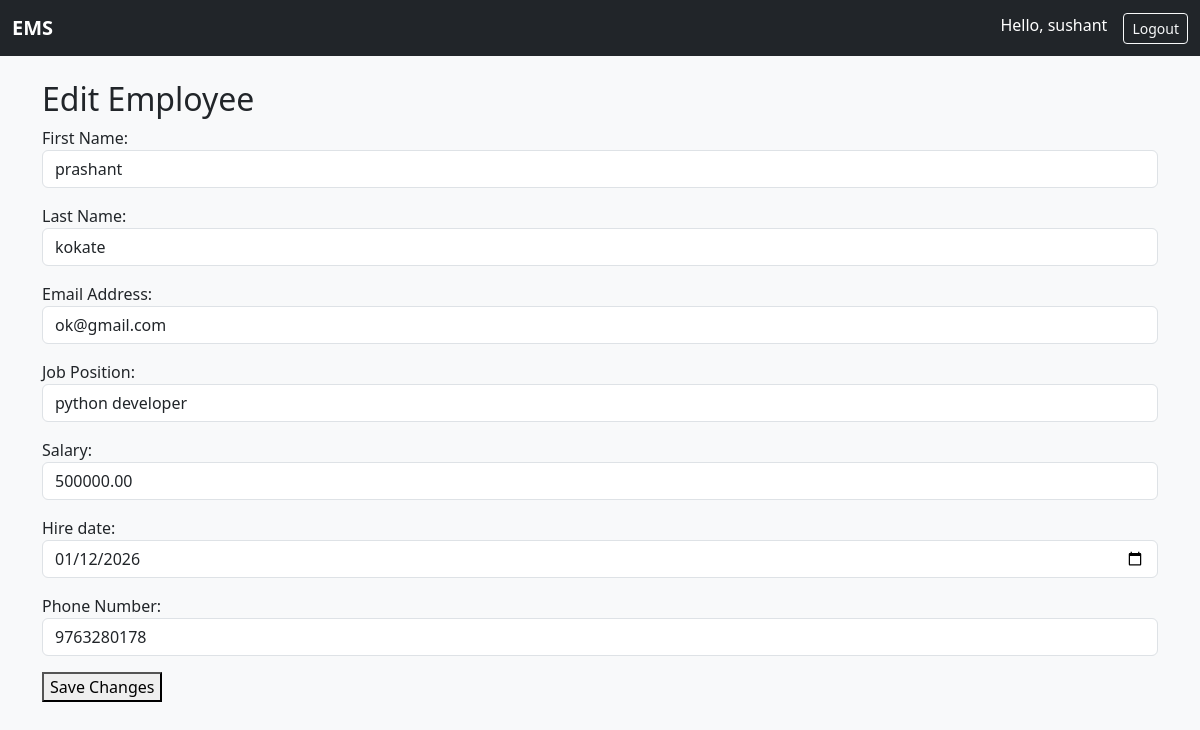
Screenshot of /editemployee/5/ (signed in) with the database file from the repository.
### employees/models.py (models this page shows, shortened)
class Employee(models.Model):
    first_name = models.CharField(max_length=100)
    last_name = models.CharField(max_length=100)
    email = models.EmailField(unique=True)
    position = models.CharField(max_length=100)
    salary = models.DecimalField(max_digits=10, decimal_places=2)
    hire_date = models.DateField()
    phone_number = models.CharField(max_length=20)

### employees/views.py (the view)
# urls.py: path('editemployee/<int:empid>/', views.editemployee, name='edit_employee'),
def editemployee(request , empid):
    if request.user.is_authenticated:
        employee = Employee.objects.get(id=empid)
        form = EmployeeForm(request.POST , instance = employee)
        if form.is_valid():
            form.save()
            messages.success(request , "record has been updated")
            return redirect('all_employees')
        else:
            form = EmployeeForm(instance=employee)
        return render(request , 'employees/edit_employee.html', {'form':form})

### employees/templates/employees/edit_employee.html (shortened to what this page needs)
{% extends "base.html" %}
{% block content %}
  <h2>Edit Employee</h2>
  <form method="post">
    {{ form.as_p }}
    <button type="submit">Save Changes</button>
  </form>
{% endblock %}

### templates/base.html (shortened to what this page needs)
<!DOCTYPE html>
<html lang="en">
<head>
    <link href="https://cdn.jsdelivr.net/npm/bootstrap@5.3.2/dist/css/bootstrap.min.css" rel="stylesheet">
</head>
<body>
<nav class="navbar navbar-expand-lg navbar-dark bg-dark">
    <div class="container-fluid">
        <a class="navbar-brand" href="{% url 'dashboard' %}">EMS</a>
        <div class="collapse navbar-collapse" id="navbarNav">
            <ul class="navbar-nav">
                {% if user.is_authenticated %}
                    <li class="nav-item">
                        <span class="navbar-text text-white me-3">
                            Hello, {{ user.username }}
                        </span>
                    </li>
                    <li class="nav-item">
                        <a class="btn btn-outline-light btn-sm" href="{% url 'userlogout' %}">
                            Logout
                        </a>
                    </li>
                {% endif %}
            </ul>
        </div>
    </div>
</nav>
<div class="container mt-4">
    {% block content %}
    {% endblock %}
</div>
</body>
</html>

### templates/base.html (style rules this page uses)
body { background-color: #f8f9fa; }
.navbar-brand { font-weight: bold; }

### rows the page displays
Employee: first_name "prashant", last_name "kokate", email "ok@gmail.com", position "python developer", salary "500000.00", hire_date "01/12/2026", phone_number "9763280178"

### other values shown
{{ user.username }} "sushant"
